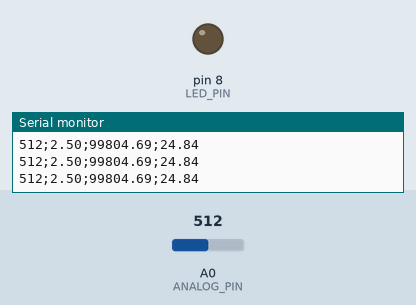
A sketch run on a simulated Arduino Uno, built with avr-gcc and run on an emulated ATmega328P. Parts: output pins drawn as LEDs (lit = HIGH), the last lines printed to the serial monitor. The inputs (shaded band) are chosen by the test bench; at power-on: A0 (ANALOG_PIN) = 512.

Above: at 1.3 s.
1.4 s: A0 (ANALOG_PIN) set to 555
2.9 s: A0 (ANALOG_PIN) set to 581
At 3.7 s:
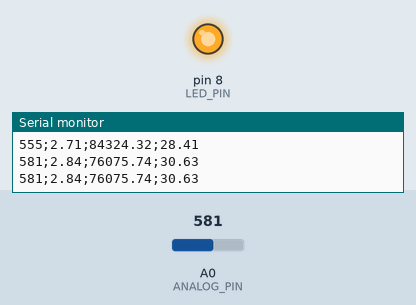
4.5 s: A0 (ANALOG_PIN) set to 511
At 5.0 s:
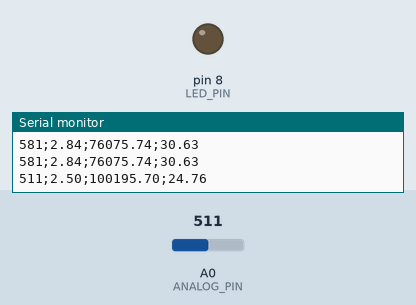
6.0 s: A0 (ANALOG_PIN) set to 716
At 6.4 s:
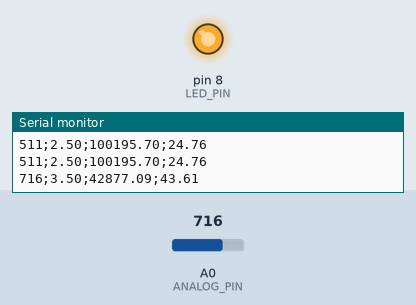
Timing chart, 0 to 8.5 s (numbered marks = the images above; inputs shaded):
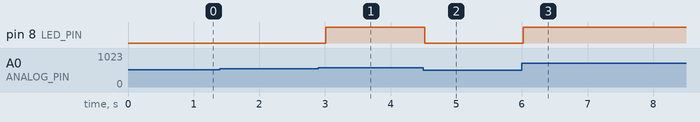

The sketch:

Thermistor.ino
```cpp
#include <math.h>             // Math library for log function
// Thermistor constants
#define beta 4250             // Thermistor beta value
#define T_0 298.0f            // Thermistor temperature at 25C
// Circuit constants
#define v_in 5.0f             // Arduino input voltage
#define R_2 100000.0f         // Resistor 2 value
// I/O constants
#define ANALOG_PIN A0         // Thermistor analog pin
#define LED_PIN 8             // LED digital pin
// Experiment constants
#define KELVIN_ZERO 273.2f    // Kelvin zero
#define TARGET_TEMP 30.0f     // Target temperature
#define DELAY 500             // Delay between measurements


//.......................................Setup........................................
void setup() {
  Serial.begin(9600);         // Starting the serial communication
  pinMode(LED_PIN, OUTPUT);   // Setting the LED pin as output
}

//......................................Functions......................................

// Function for calculating the thermistor resistance through a voltage divider
float calculate_resistance(float v_th){               // v_th is the thermistor voltage
  float resistance = (v_in/v_th - 1)*R_2;             // Resistance calculation
  return resistance;                                  // Returning the resistance value
}

// Function for calculating the thermistor temperature through the resistance value
float calculate_temperature(float r_th){              // r_th is the thermistor resistance
  float kelvin = 1 / (1/T_0 +  log(r_th/R_2)/beta);  // Kelvin temperature calculation
  float celsius = kelvin - KELVIN_ZERO;               // Celsius temperature calculation
  return celsius;                                     // Returning the temperature value
}

// Function for changing the state of the LED according to the Thermistor temperature
void too_hot_to_handle(float t_th){                   // t_th is the thermistor temperature
  if (t_th > TARGET_TEMP)                             // If the temperature is higher than the target one
    digitalWrite(LED_PIN, HIGH);                      // Turn the LED on
  else                                                // If the temperature is lower than the target temperature
    digitalWrite(LED_PIN, LOW);                       // Turn the LED off
}

// Function for printing in the console
void print_data(int rawInput, float voltage, float resistance, float temperature){
  Serial.print(rawInput);                             // Printing the raw input value
  Serial.print(';');                                  // Printing the separator
  Serial.print(voltage);                              // Printing the voltage value
  Serial.print(';');
  Serial.print(resistance);                           // Printing the resistance value
  Serial.print(';');
  Serial.println(temperature);                        // Printing the temperature value
}

//.....................................Main Loop......................................
void loop() {
  // Reading the value from analog pin ANALOG_PIN
  int thermistorInput = analogRead(ANALOG_PIN);

  // Converting the analog input value to voltage
  float thermistorVoltage = thermistorInput * 5.0/1023;

  // Calculating the thermistor resistance
  float thermistorResistance = calculate_resistance(thermistorVoltage);

  // Calculating the temperature value in Celsius
  float thermistorTemperature = calculate_temperature(thermistorResistance);

  // Controlling the LED state according to the thermistor temperature
  too_hot_to_handle(thermistorTemperature);

  // Printing the data
  print_data(thermistorInput, thermistorVoltage, thermistorResistance, thermistorTemperature);

  // Delaying the loop
  delay(DELAY);
}
```

Measured:
- the behaviour switches between 573 and 574 on A0 (ANALOG_PIN) (found by bisection; images 0 and 1)
- after the input at 2.9 s, pin 8 (LED_PIN): LOW → HIGH after 0.11 s
- after the input at 4.5 s, pin 8 (LED_PIN): HIGH → LOW at once
- after the input at 6.0 s, pin 8 (LED_PIN): LOW → HIGH at once
